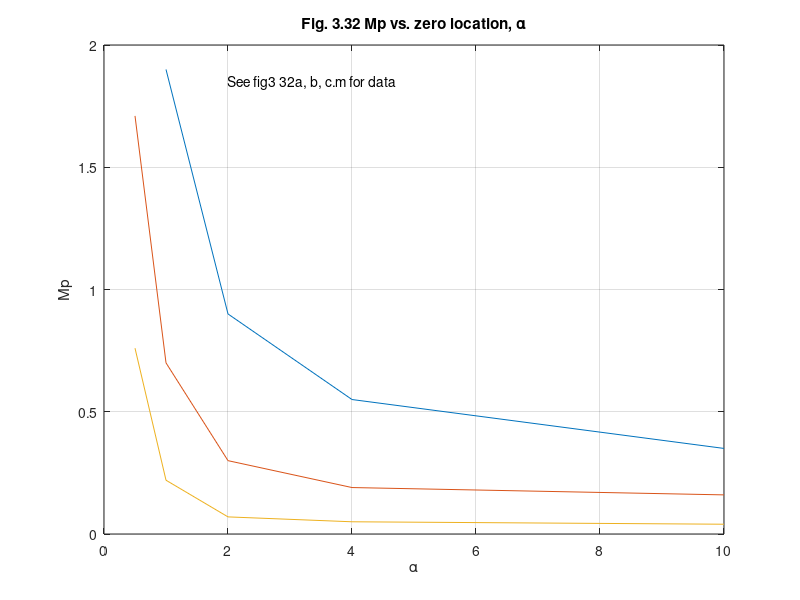

MATLAB code for this plot:
%  Figure 3.32      Feedback Control of Dynamic Systems, 4e
%                        Franklin, Powell, Emami
%
clf;
% zeta=.3;
a1 = [1 2 4 10];
Mp1=[1.9 .9 .55 .35];

% zeta=.5;
a2 = [.5 1 2 4 10];
Mp2=[1.71 .7 .3 .19  .16];

% zeta=.7;
Mp3=[.76 .22 .07 .05 .04];

axis([0 10 0 2])
plot(a1,Mp1,'-',a2,Mp2,'-',a2,Mp3,'-'),grid
title('Fig. 3.32 Mp vs. zero location, \alpha')
xlabel('\alpha')
ylabel('Mp')
text(2,1.85,'See fig3 32a, b, c.m for data')
